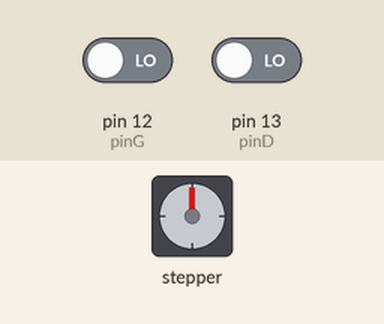
This sketch was run on a simulated Arduino Uno, built with avr-gcc and run on an emulated ATmega328P. Parts: stepper motor. Wiring (inferred from the names in the program): stepper motor (2048 steps per turn assumed): coils pin 8, pin 9, pin 10, pin 11. The test bench sets the inputs (shaded band); at power-on: pin 12 (pinG) LOW, pin 13 (pinD) LOW.

Above: at 1.2 s.
1.3 s: pin 12 (pinG) driven HIGH
At 1.76 s:
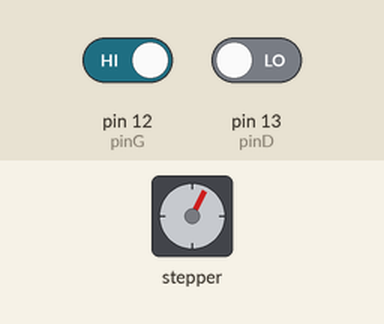
4.3 s: pin 12 (pinG) driven LOW
At 5.5 s:
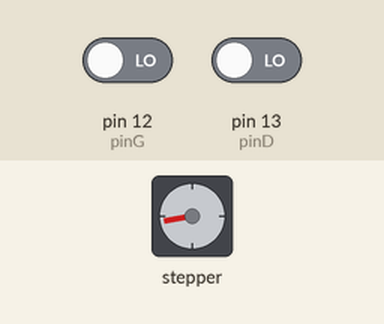
5.8 s: pin 12 (pinG) driven HIGH
At 5.95 s:
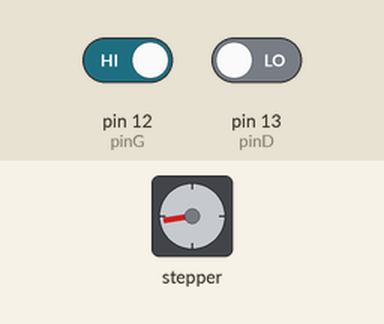
Timing chart, 0 to 17.8 s (numbered marks = the images above; inputs shaded):
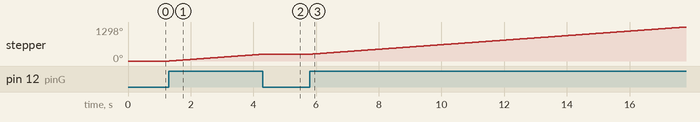

The sketch:

motorstepper_code.ino
```cpp
// Définition des broches connectées au module du moteur pas à pas
// Define the pins connected to the stepper motor driver module
int stepperIN1 = 8;   // Bobine A / Coil A
int stepperIN2 = 9;   // Bobine B / Coil B
int stepperIN3 = 10;  // Bobine C / Coil C
int stepperIN4 = 11;  // Bobine D / Coil D

// Définition des boutons de commande de direction
// Define the control buttons for direction
int pinG = 12;  // Bouton pour rotation anti-horaire / Button for counterclockwise rotation
int pinD = 13;  // Bouton pour rotation horaire / Button for clockwise rotation

// Variable pour suivre la position des pas
// Variable to track the step position
int step_num = 0;

// Nombre de pas pour une rotation complète (pour le moteur 28BYJ-48)
// Number of steps per full rotation (for 28BYJ-48 stepper motor)
const int stepsPerRevolution = 2048;

void setup() {
  Serial.begin(9600); // Initialisation de la communication série pour le debug / Initialize serial communication for debugging

  // Configuration des broches du moteur en sortie / Set stepper motor pins as outputs
  pinMode(stepperIN1, OUTPUT);
  pinMode(stepperIN2, OUTPUT);
  pinMode(stepperIN3, OUTPUT);
  pinMode(stepperIN4, OUTPUT);

  // Configuration des boutons en entrée / Set control buttons as inputs
  pinMode(pinD, INPUT);
  pinMode(pinG, INPUT);
}

void loop() {
  delay(2); // Petit délai pour stabiliser la lecture des entrées / Small delay to stabilize input readings

  // Vérification si le bouton gauche (pinG) est pressé / Check if the left button (pinG) is pressed
  if (digitalRead(pinG) == HIGH) {
    stepcontrol(true); // Rotation anti-horaire / Rotate counterclockwise
  }
  // Vérification si le bouton droit (pinD) est pressé / Check if the right button (pinD) is pressed
  else if (digitalRead(pinD) == HIGH) {
    stepcontrol(false); // Rotation horaire / Rotate clockwise
  }
}

// Fonction pour contrôler le mouvement du moteur / Function to control stepper motor movement
void stepcontrol(bool dir) {
  if (dir) {
    // Rotation horaire / Clockwise rotation
    switch (step_num) {
      case 0:
        digitalWrite(stepperIN1, HIGH);
        digitalWrite(stepperIN2, LOW);
        digitalWrite(stepperIN3, LOW);
        digitalWrite(stepperIN4, LOW);
        break;
      case 1:
        digitalWrite(stepperIN1, LOW);
        digitalWrite(stepperIN2, HIGH);
        digitalWrite(stepperIN3, LOW);
        digitalWrite(stepperIN4, LOW);
        break;
      case 2:
        digitalWrite(stepperIN1, LOW);
        digitalWrite(stepperIN2, LOW);
        digitalWrite(stepperIN3, HIGH);
        digitalWrite(stepperIN4, LOW);
        break;
      case 3:
        digitalWrite(stepperIN1, LOW);
        digitalWrite(stepperIN2, LOW);
        digitalWrite(stepperIN3, LOW);
        digitalWrite(stepperIN4, HIGH);
        break;
    }
  } else {
    // Rotation anti-horaire / Counterclockwise rotation
    switch (step_num) {
      case 0:
        digitalWrite(stepperIN1, LOW);
        digitalWrite(stepperIN2, LOW);
        digitalWrite(stepperIN3, LOW);
        digitalWrite(stepperIN4, HIGH);
        break;
      case 1:
        digitalWrite(stepperIN1, LOW);
        digitalWrite(stepperIN2, LOW);
        digitalWrite(stepperIN3, HIGH);
        digitalWrite(stepperIN4, LOW);
        break;
      case 2:
        digitalWrite(stepperIN1, LOW);
        digitalWrite(stepperIN2, HIGH);
        digitalWrite(stepperIN3, LOW);
        digitalWrite(stepperIN4, LOW);
        break;
      case 3:
        digitalWrite(stepperIN1, HIGH);
        digitalWrite(stepperIN2, LOW);
        digitalWrite(stepperIN3, LOW);
        digitalWrite(stepperIN4, LOW);
        break;
    }
  }

  // Incrémenter le nombre de pas / Increment step number
  step_num++;

  // Réinitialiser le compteur de pas lorsqu'il atteint 4 / Reset step number when it reaches 4 to loop the sequence
  if (step_num > 3) {
    step_num = 0;
  }
}

/*
Matériel nécessaire / Required Materials:

1. Arduino Uno ou compatible / Arduino Uno or compatible board
2. Moteur pas à pas 28BYJ-48 / 28BYJ-48 stepper motor
3. Module pilote ULN2003 / ULN2003 stepper motor driver module
4. Boutons poussoirs x2 / Push buttons x2
5. Résistances 10kΩ x2 (optionnel pour pull-down) / 10kΩ resistors x2 (optional for pull-down)
6. Câbles de connexion / Jumper wires
7. Alimentation 5V (USB ou externe) / 5V power supply (USB or external)
*/
```

Measured:
- after the input at 1.3 s, stepper: keeps turning clockwise at about 87°/s, starting at once
- after the input at 4.3 s, stepper: stops changing and stays 259°
- after the input at 5.8 s, stepper: keeps turning clockwise at about 87°/s, starting at once
